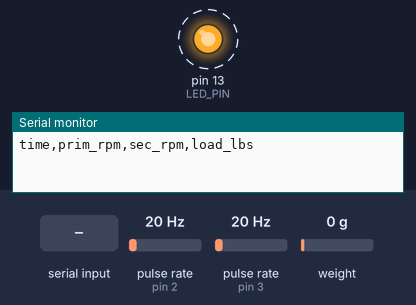
Recording of a sketch running on a simulated Arduino Uno, built with avr-gcc and run on an emulated ATmega328P. Parts: output pins drawn as LEDs (lit = HIGH), the last lines printed to the serial monitor. Wiring (inferred from the names in the program): 2 × pulse sensor: data pin 2 / data pin 3. Dashed ring = blinking. Inputs (shaded band) come from the test bench; at power-on: pulse rate (sensors on pin 3, pin 2) 20 Hz, weight on the scale 0 g.

Above: at 2.2 s.
2.3 s: pulse rate (sensor on pin 3) set to 47 Hz
At 3.27 s:
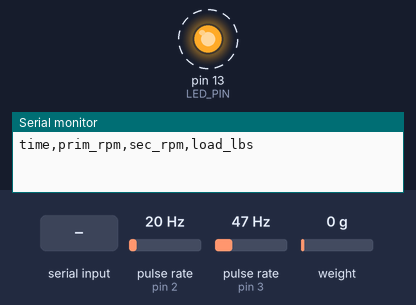
5.3 s: pulse rate (sensor on pin 3) set to 50 Hz
6.9 s: "0\n" received over Serial
At 8.8 s:
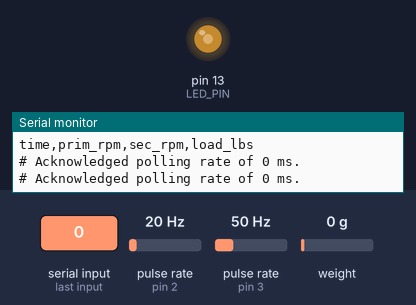
9.4 s: pulse rate (sensor on pin 3) set to 196 Hz
12.4 s: "90,45\n" received over Serial
At 14.1 s:
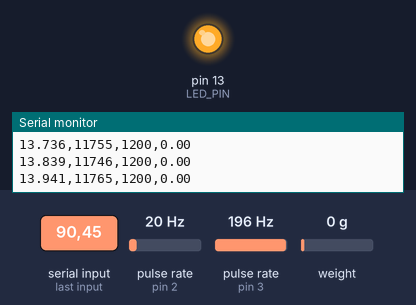
Timing chart, 0 to 16.4 s (numbered marks = the images above; inputs shaded):
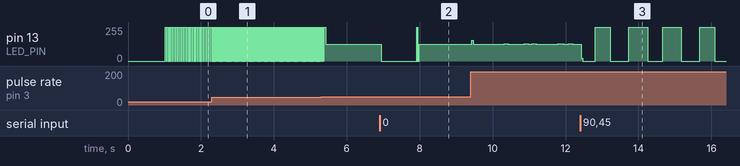

The sketch:

dyno_arduino_driver.ino
```cpp
// ================================
// Dyno Code
// ================================
// Reads two Hall-effect sensors (primary & secondary) on pins 2 and 3
// Reads a load cell w/ a data and clock on pins 5 and 6
// Calculates rotational velocity (RPM) for each sensor
// Scales load cell values to lbs
// Uses interrupts for accurate timing and easy scalability
// ================================
#include "HX711.h"

const int HALL_PRIMARY_PIN   = 3;   // CVT Primary Hall sensor
const int HALL_SECONDARY_PIN = 2;   // CVT Secondary Hall sensor
const int LED_PIN            = 13;  // Built-in LED (optional indicator)
const int LOAD_CELL_DATA     = 5;   // Load Cell Data Pin
const int LOAD_CELL_CLK      = 6;   // Load Cell CLock Pin

HX711 loadCell;
const float LOAD_CELL_SCALE = -42109.1;

// Variables for timing and pulse tracking
volatile unsigned long lastPrimaryTime = 0;
volatile unsigned long lastSecondaryTime = 0;
volatile unsigned long primaryPeriod = 0;
volatile unsigned long secondaryPeriod = 0;

// RPM calculation variables
float primaryRPM = 0.0;
float secondaryRPM = 0.0;
float loadCellValueLbs = 0.0;

// Number of magnets (pulses per revolution)
const int MAGNETS_PER_REV = 1;

// Timing control for serial output
unsigned long lastPrintTime = 0;
unsigned long PRINT_INTERVAL_MS = 0;  // print/log rate in MS -- defined and sent by python file

// ================================
// Interrupt Service Routines
// ================================
void primaryISR() {
  unsigned long now = micros();
  primaryPeriod = now - lastPrimaryTime;
  lastPrimaryTime = now;
}

void secondaryISR() {
  unsigned long now = micros();
  secondaryPeriod = now - lastSecondaryTime;
  lastSecondaryTime = now;
}

// ================================
// Setup
// ================================
void setup() {
  Serial.begin(115200);
  pinMode(HALL_PRIMARY_PIN, INPUT_PULLUP);
  pinMode(HALL_SECONDARY_PIN, INPUT_PULLUP);
  pinMode(LED_PIN, OUTPUT);

  // Attach interrupts for both sensors
  attachInterrupt(digitalPinToInterrupt(HALL_PRIMARY_PIN), primaryISR, FALLING);
  attachInterrupt(digitalPinToInterrupt(HALL_SECONDARY_PIN), secondaryISR, FALLING);

  Serial.println("time,prim_rpm,sec_rpm,load_lbs");

  loadCell.begin(LOAD_CELL_DATA, LOAD_CELL_CLK);
  loadCell.set_scale(LOAD_CELL_SCALE);
  loadCell.tare();
}

// ================================
// Main Loop
// ================================
void loop() {

  if (!digitalRead(HALL_PRIMARY_PIN)) {
    digitalWrite(LED_PIN, HIGH);
  } else {
    digitalWrite(LED_PIN, LOW);
  }

  unsigned long currentMillis = millis();

  // Update and print at fixed intervals
  if (PRINT_INTERVAL_MS != 0 && currentMillis - lastPrintTime >= PRINT_INTERVAL_MS) {
    lastPrintTime = currentMillis;

    // Compute RPM from pulse periods
    noInterrupts();
    unsigned long pPeriod = primaryPeriod;
    unsigned long sPeriod = secondaryPeriod;
    interrupts();

    if (pPeriod > 0)
      primaryRPM = (60.0 * 1e6) / (pPeriod * MAGNETS_PER_REV);
    else
      primaryRPM = 0;

    if (sPeriod > 0)
      secondaryRPM = (60.0 * 1e6) / (sPeriod * MAGNETS_PER_REV);
    else
      secondaryRPM = 0;

    if (loadCell.is_ready()) {
        loadCellValueLbs = loadCell.get_units(1);
    }

    // Print results
    Serial.print(currentMillis / 1000.0, 3);
    Serial.print(",");
    Serial.print(primaryRPM, 0);
    Serial.print(",");
    Serial.print(secondaryRPM, 0);
    Serial.print(",");
    Serial.println(loadCellValueLbs, 2);
    Serial.flush();
  } else if (PRINT_INTERVAL_MS == 0 && Serial.available()) {
    PRINT_INTERVAL_MS = Serial.parseInt();
    Serial.print("# Acknowledged polling rate of ");
    Serial.print(PRINT_INTERVAL_MS);
    Serial.println(" ms.");
    Serial.flush();
  }
}
```

Measured:
- after the input at 2.3 s, pin 13 (LED_PIN): alternates 255/255 for 0.01 s and 0/255 for 0.01 s, starting at once
- after the input at 6.9 s, pin 13 (LED_PIN): 127/255 → 0/255 at once, → 127/255 0.97 s later
- by itself, pin 13 (LED_PIN): alternates 255/255 for 0.02 s and 0/255 for 0.03 s
